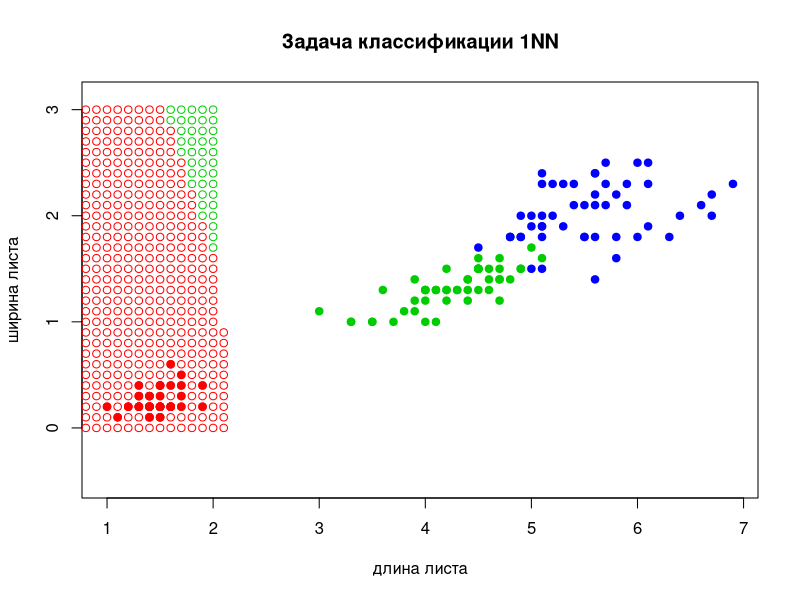

This chart was generated by the following R code: (Note: a time limit stopped this script after it produced the figure.)
colors <- c("setosa" = "red", "versicolor" = "green3", "virginica" = "blue") 
plot(iris[, 3:4], pch = 21, bg = colors[iris$Species], col = colors[iris$Species], asp = 1,
     main = "Задача классификации 1NN", xlab = "длина листа", ylab = "ширина листа" ) ##рисуем выборку по признакам

euclideanDistance <- function(u, v) ##функция расстояний, эвклидово расстояние
{     
	sqrt(sum((u - v)^2)) 
}

xl<-(iris[,3:5]) ## выборка
OY<-c(seq(from=0.0, to=3.0, by=0.1))## расстояние расположения точек по OY, от 0 до 3 с шагом 0,1
OX<-c(seq(from=0.0, to=7.0, by=0.1))## расстояние расположения точек по OX, от 0 до 7 с шагом 0,1

sortObjectsByDist <- function(xl, point, metricFunction = euclideanDistance)## сортировка объектов согласно растояния до объекта point

{
     l <- dim(xl)[1]    
	 n <- dim(xl)[2] - 1 
	 distances <- matrix(NA, l, 2)## создаем матрицу расстояний 
	      for (i in 1:l)  
		  {         
			distances[i, ] <- c(i, metricFunction(xl[i, 1:n], point))## расстояние от каждой точки до точки point, классифицируемой
		  }  
	 orderedXl <- xl[order(distances[, 2]), ]## сортировка выборки
}	
## применяем метод 1NN
NN1 <- function(xl, point) {	  
	 orderedXl <- sortObjectsByDist(xl, point)## сортировка выборки согласно классифицируемого объекта    
	 n <- dim(orderedXl)[2] - 1 
	 class <- orderedXl[1, n + 1] ## получение класса соседа
	 return (class)## возвращаем класс
}

for(i in OX){
	for(j in OY){
	point<-c(i,j)
	class <- NN1(xl, point) 
	points(point[1], point[2], pch = 21, col = colors[class], asp = 1) }## классификация заданного объекта
}
